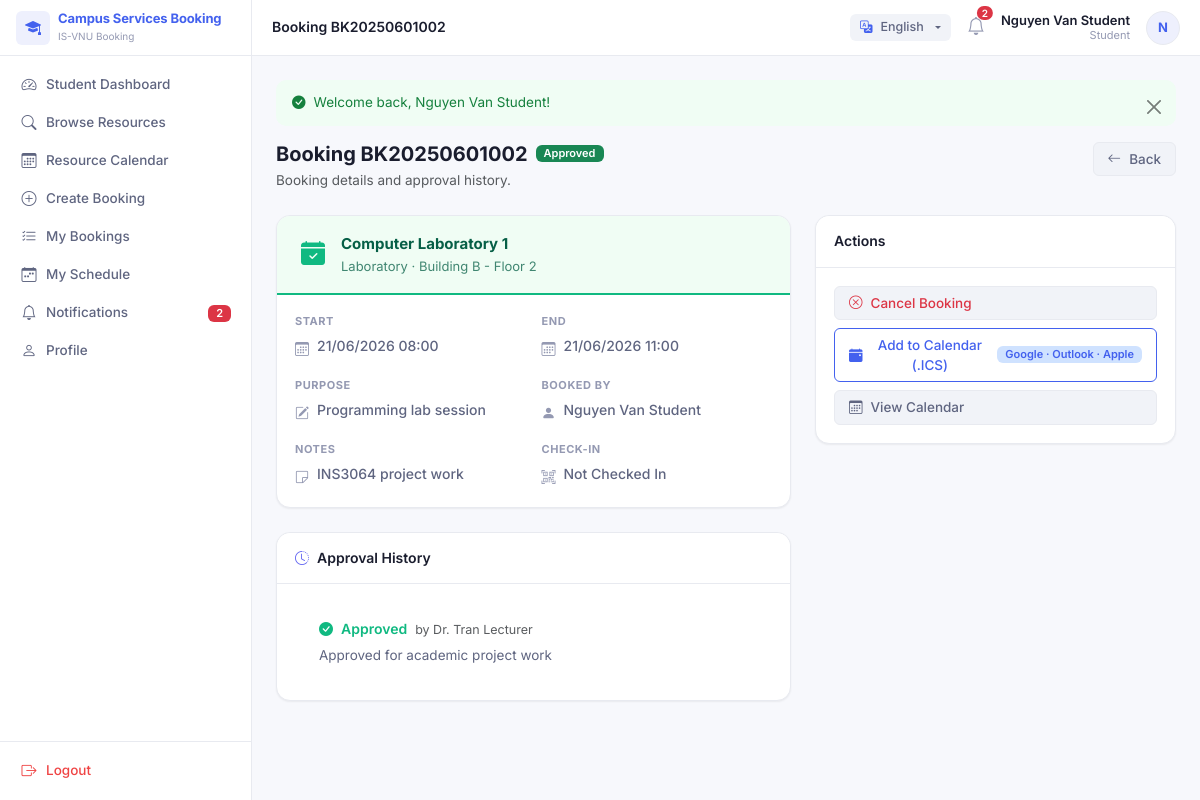
The app's page /index.php?page=bookings&action=show&id=2 (signed in) with its own data.
### tables this page shows
CREATE TABLE bookings (
  id INT UNSIGNED AUTO_INCREMENT PRIMARY KEY,
  booking_reference VARCHAR(30) NOT NULL UNIQUE,
  user_id INT UNSIGNED NOT NULL,
  resource_id INT UNSIGNED NOT NULL,
  start_datetime DATETIME NOT NULL,
  end_datetime DATETIME NOT NULL,
  purpose VARCHAR(255) NOT NULL,
  additional_notes TEXT,
  status ENUM('pending','approved','rejected','cancelled','completed','expired') NOT NULL DEFAULT 'pending',
  requires_approval TINYINT(1) NOT NULL DEFAULT 0,
  checked_in TINYINT(1) NOT NULL DEFAULT 0,
  check_in_time DATETIME DEFAULT NULL,
  is_no_show TINYINT(1) NOT NULL DEFAULT 0,
  qr_token VARCHAR(100) DEFAULT NULL UNIQUE,
  created_at TIMESTAMP DEFAULT CURRENT_TIMESTAMP,
  updated_at TIMESTAMP DEFAULT CURRENT_TIMESTAMP ON UPDATE CURRENT_TIMESTAMP,
  FOREIGN KEY (user_id) REFERENCES users(id) ON DELETE RESTRICT,
  FOREIGN KEY (resource_id) REFERENCES resources(id) ON DELETE RESTRICT,
  INDEX idx_bookings_user (user_id),
  INDEX idx_bookings_resource (resource_id),
  INDEX idx_bookings_status (status),
  INDEX idx_bookings_start (start_datetime),
  INDEX idx_bookings_end (end_datetime)
);

CREATE TABLE users (
  id INT UNSIGNED AUTO_INCREMENT PRIMARY KEY,
  department_id INT UNSIGNED DEFAULT NULL,
  full_name VARCHAR(150) NOT NULL,
  username VARCHAR(80) NOT NULL UNIQUE,
  email VARCHAR(150) NOT NULL UNIQUE,
  password_hash VARCHAR(255) NOT NULL,
  phone VARCHAR(20) DEFAULT NULL,
  student_code VARCHAR(30) DEFAULT NULL UNIQUE,
  staff_code VARCHAR(30) DEFAULT NULL UNIQUE,
  avatar VARCHAR(255) DEFAULT NULL,
  status ENUM('active','inactive','suspended') NOT NULL DEFAULT 'active',
  created_at TIMESTAMP DEFAULT CURRENT_TIMESTAMP,
  updated_at TIMESTAMP DEFAULT CURRENT_TIMESTAMP ON UPDATE CURRENT_TIMESTAMP,
  FOREIGN KEY (department_id) REFERENCES departments(id) ON DELETE SET NULL,
  INDEX idx_users_status (status)
);

CREATE TABLE resources (
  id INT UNSIGNED AUTO_INCREMENT PRIMARY KEY,
  category_id INT UNSIGNED NOT NULL,
  resource_code VARCHAR(50) NOT NULL UNIQUE,
  resource_name VARCHAR(150) NOT NULL,
  location VARCHAR(150) NOT NULL,
  capacity INT UNSIGNED DEFAULT 1,
  description TEXT,
  image VARCHAR(255) DEFAULT NULL,
  status ENUM('available','unavailable','maintenance','restricted') NOT NULL DEFAULT 'available',
  created_at TIMESTAMP DEFAULT CURRENT_TIMESTAMP,
  updated_at TIMESTAMP DEFAULT CURRENT_TIMESTAMP ON UPDATE CURRENT_TIMESTAMP,
  FOREIGN KEY (category_id) REFERENCES resource_categories(id) ON DELETE RESTRICT,
  INDEX idx_resources_category (category_id),
  INDEX idx_resources_status (status)
);

CREATE TABLE resource_categories (
  id INT UNSIGNED AUTO_INCREMENT PRIMARY KEY,
  category_name VARCHAR(100) NOT NULL UNIQUE,
  description TEXT,
  requires_approval TINYINT(1) NOT NULL DEFAULT 0,
  max_booking_hours_per_day DECIMAL(5,2) DEFAULT 4.00,
  max_booking_hours_per_week DECIMAL(5,2) DEFAULT 10.00,
  max_peak_slots_per_week INT UNSIGNED DEFAULT 2,
  cancellation_deadline_hours INT UNSIGNED DEFAULT 24,
  status ENUM('active','inactive') NOT NULL DEFAULT 'active',
  created_at TIMESTAMP DEFAULT CURRENT_TIMESTAMP,
  updated_at TIMESTAMP DEFAULT CURRENT_TIMESTAMP ON UPDATE CURRENT_TIMESTAMP
);

CREATE TABLE approvals (
  id INT UNSIGNED AUTO_INCREMENT PRIMARY KEY,
  booking_id INT UNSIGNED NOT NULL,
  approver_id INT UNSIGNED NOT NULL,
  decision ENUM('approved','rejected') NOT NULL,
  comment TEXT,
  decided_at DATETIME NOT NULL,
  created_at TIMESTAMP DEFAULT CURRENT_TIMESTAMP,
  FOREIGN KEY (booking_id) REFERENCES bookings(id) ON DELETE CASCADE,
  FOREIGN KEY (approver_id) REFERENCES users(id) ON DELETE RESTRICT,
  INDEX idx_approvals_booking (booking_id)
);

### app/views/bookings/detail.php (the view, shortened to what the rows shown need)
<?php
$statusColor = [
    'approved'  => ['bg' => '#f0fdf4', 'border' => '#10b981', 'text' => '#065f46'],
    'pending'   => ['bg' => '#fffbeb', 'border' => '#f59e0b', 'text' => '#78350f'],
    'rejected'  => ['bg' => '#fef2f2', 'border' => '#ef4444', 'text' => '#7f1d1d'],
    'cancelled' => ['bg' => '#f7f8fc', 'border' => '#9499b2', 'text' => '#5f6580'],
    'completed' => ['bg' => '#eef2ff', 'border' => '#6366f1', 'text' => '#312e81'],
];
$sc = $statusColor[$booking['status']] ?? $statusColor['pending'];
?>
<div class="d-flex align-items-start justify-content-between mb-4 flex-wrap gap-2">
  <div>
    <div class="d-flex align-items-center gap-2 mb-1">
      <h1 class="fw-bold mb-0" style="font-size:1.25rem">
        <?= e(__('Booking')) ?> <?= e($booking['booking_reference']) ?>
      </h1>
      <?= status_badge($booking['status']) ?>
    </div>
  </div>
</div>
<div class="row g-4">
  <div class="col-lg-7">
    <div class="card mb-4 border-0 shadow-sm rounded-3 overflow-hidden">
      <div class="px-4 py-3 d-flex align-items-center gap-3 rounded-top"
           style="background:<?= $sc['bg'] ?>;border-bottom:2px solid <?= $sc['border'] ?>">
        <div>
          <div class="fw-bold" style="color:<?= $sc['text'] ?>;font-size:15px">
            <?= e($booking['resource_name']) ?>
          </div>
          <div style="font-size:13px;color:<?= $sc['text'] ?>;opacity:.75">
            <?= e($booking['category_name'] ?? '') ?> · <?= e($booking['location'] ?? '') ?>
          </div>
        </div>
      </div>
    </div>
    <?php if (!empty($approvals)): ?>
    <div class="card mb-4 border-0 shadow-sm rounded-3">
      <div class="card-body p-0">
        <?php foreach ($approvals as $i => $a): ?>
        <div class="px-4 py-3 <?= $i > 0 ? 'border-top' : '' ?>">
          <div class="d-flex align-items-center gap-2 mb-1">
            <?php if ($a['decision'] === 'approved'): ?>
              <i class="bi bi-check-circle-fill" style="color:var(--success)"></i>
              <span class="fw-semibold" style="color:var(--success)"><?= e(__('Approved')) ?></span>
            <?php else: ?>
              <i class="bi bi-x-circle-fill" style="color:var(--danger)"></i>
              <span class="fw-semibold" style="color:var(--danger)"><?= e(__('Rejected')) ?></span>
            <?php endif; ?>
            <span class="text-muted" style="font-size:12.5px">by <?= e($a['approver_name']) ?></span>
          </div>
          <?php if (!empty($a['comment'])): ?>
          <p class="mb-0" style="font-size:13.5px;color:var(--text-sub)"><?= e($a['comment']) ?></p>
          <?php endif; ?>
        </div>
        <?php endforeach; ?>
      </div>
    </div>
    <?php endif; ?>
  </div>
</div>

### app/helpers/functions.php (shortened to what the rows shown need)
<?php
function url(string $path = ''): string
{
    $path = ltrim($path, '/');
    return APP_URL . ($path ? '/' . $path : '');
}
function e(?string $value): string
{
    return htmlspecialchars($value ?? '', ENT_QUOTES, 'UTF-8');
}
function status_badge(string $status, string $type = 'booking'): string
{
    $classes = [
        'booking' => [
            'pending' => 'bg-warning text-dark',
            'approved' => 'bg-success',
            'rejected' => 'bg-danger',
            'cancelled' => 'bg-secondary',
            'completed' => 'bg-primary',
            'expired' => 'bg-dark',
            'checked_in' => 'bg-info text-white',
            'no_show' => 'bg-danger text-white',
        ],
        'resource' => [
            'available' => 'bg-success',
            'unavailable' => 'bg-secondary',
            'maintenance' => 'bg-warning text-dark',
            'restricted' => 'bg-danger',
        ],
    ];
    $map = $classes[$type] ?? $classes['booking'];
    $class = $map[$status] ?? 'bg-secondary';
    $label = ucwords(str_replace('_', ' ', $status));
    return '<span class="badge ' . $class . '">' . e(__($label)) . '</span>';
}
function route_url(string $page, string $action = 'index', array $params = []): string
{
    $query = ['page' => $page];
    if ($action !== 'index') {
        $query['action'] = $action;
    }
    foreach ($params as $k => $v) {
        if ($v !== '' && $v !== null) {
            $query[$k] = $v;
        }
    }
    return url('index.php?' . http_build_query($query));
}
function is_active_nav(string $page, ?string $action = null): bool
{
    $currentPage = $_GET['page'] ?? 'dashboard';
    $currentAction = $_GET['action'] ?? 'index';
    if ($currentPage !== $page) {
        return false;
    }
    return $currentAction === $action;
}
function setting(string $key, $default = null, bool $refresh = false)
{
    static $settings = null;
    if ($settings === null || $refresh) {
        $settings = [];
        try {
            $db = Database::getInstance()->getConnection();
            $stmt = $db->query('SELECT setting_key, setting_value FROM settings');
            while ($row = $stmt->fetch()) {
                $settings[$row['setting_key']] = $row['setting_value'];
            }
        } catch (Throwable $e) {
        }
    }
    return $settings[$key] ?? $default;
}
function __(string $key): string
{
    static $dictionary = null;
    $lang = $_SESSION['lang'] ?? null;
    if ($lang === null) {
        $lang = setting('language_default', 'en');
    }
    if ($dictionary === null || $dictionary['lang'] !== $lang) {
        $file = APP_PATH . "/lang/{$lang}.php";
        if (file_exists($file)) {
            $dictionary = [
                'lang' => $lang,
                'data' => include $file
            ];
        } else {
            $dictionary = [
                'lang' => $lang,
                'data' => []
            ];
        }
    }
    return $dictionary['data'][$key] ?? $key;
}

### app/views/layouts/sidebar.php (shortened to what the rows shown need)
<?php
$role = Auth::primaryRole();
$user = Auth::user();
$unreadNotifications = 0;
if ($user) {
    $unreadNotifications = (new NotificationRepository())->countUnread((int) $user['id']);
}
?>
<nav id="sidebar" class="sidebar">
  <ul class="nav flex-column sidebar-nav" id="sidebarNav">
    <?php
    $groupId = 0;
    $inGroup = false;
    foreach ($navItems as $item):
        if (isset($item['group'])):
            if ($inGroup) echo '</ul></li>';
            $groupId++;
            $gid = 'sidebarGroup' . $groupId;
            $isOpen = 'true';
            $collapseClass = 'show';
            $inGroup = true;
    ?>
        <li class="nav-item sidebar-group-item">
          <a class="sidebar-group-toggle text-decoration-none"
             href="#<?= $gid ?>" data-bs-toggle="collapse" aria-expanded="<?= $isOpen ?>">
            <span class="sidebar-group-label-text"><?= e(__($item['group'])) ?></span>
            <i class="bi bi-chevron-down sidebar-chevron"></i>
          </a>
          <ul class="nav flex-column collapse <?= $collapseClass ?>" id="<?= $gid ?>">
    <?php
        else:
            $active = is_active_nav($item['page'], $item['action']);
    ?>
        <li class="nav-item">
          <a class="nav-link sidebar-link <?= $active ? 'active' : '' ?>" href="<?= route_url($item['page'], $item['action']) ?>">
            <i class="bi <?= e($item['icon']) ?>"></i><?= e(__($item['label'])) ?>
            <?php if ($item['page'] === 'notifications' && $unreadNotifications > 0): ?>
              <span class="badge bg-danger ms-auto"><?= $unreadNotifications ?></span>
            <?php endif; ?>
          </a>
        </li>
    <?php
        endif;
    endforeach;
    ?>
  </ul>
</nav>

### app/views/layouts/topbar.php (shortened to what the rows shown need)
<?php
$user = Auth::user();
$role = Auth::primaryRole();
$unreadNotifications = 0;
if ($user) {
    $unreadNotifications = (new NotificationRepository())->countUnread((int) $user['id']);
}
?>
<header class="topbar">
  <div class="d-flex align-items-center gap-3">
    <div class="dropdown">
      <button class="btn btn-sm btn-light border-0 dropdown-toggle d-flex align-items-center gap-2" type="button" id="langDropdown" data-bs-toggle="dropdown" aria-expanded="false">
      </button>
    </div>
    <a href="<?= route_url('notifications') ?>" class="position-relative text-decoration-none"
       style="color:var(--text-muted)" title="Notifications">
      <i class="bi bi-bell" style="font-size:18px"></i>
      <?php if ($unreadNotifications > 0): ?>
        <span class="position-absolute top-0 start-100 translate-middle badge rounded-pill bg-danger notification-badge">
          <?= $unreadNotifications ?>
        </span>
      <?php endif; ?>
    </a>
    <div class="d-none d-sm-flex flex-column text-end" style="line-height:1.2">
      <span class="fw-semibold" style="font-size:13px"><?= e($user['full_name'] ?? '') ?></span>
      <span style="font-size:11px;color:var(--text-muted)"><?= e(__($role)) ?></span>
    </div>
    <a href="<?= route_url('profile') ?>" class="avatar-circle text-decoration-none overflow-hidden p-0 d-flex align-items-center justify-content-center" title="Profile">
      <?php if (!empty($user['avatar'])): ?>
        <img src="<?= asset('avatars/' . $user['avatar']) ?>" alt="Avatar" style="width: 100%; height: 100%; object-fit: cover;">
      <?php else: ?>
        <?= strtoupper(substr($user['full_name'] ?? 'U', 0, 1)) ?>
      <?php endif; ?>
    </a>
  </div>
</header>

### records on screen
bookings: id "2", user.full_name "Nguyen Van Student", user.full_name "N", booking_reference "BK20250601002", status "Approved", resource.resource_name "Computer Laboratory 1", resource_categories.category_name "Laboratory", resource.location "Building B - Floor 2"
approvals: approver.full_name "Dr. Tran Lecturer", comment "Approved for academic project work"

### other values on screen
$displayName "Campus Services Booking"
__($item['label']) "Student Dashboard"
__($item['label']) "Browse Resources"
__($item['label']) "Resource Calendar"
__($item['label']) "Create Booking"
__($item['label']) "My Bookings"
__($item['label']) "My Schedule"
__($item['label']) "Notifications"
__($item['label']) "Profile"
__('Logout') "Logout"
__($title ?? '') "Booking BK20250601002"
__($role) "Student"
$msg "Welcome back, Nguyen Van Student!"
__('Booking') "Booking"
__('Booking details and approval history.') "Booking details and approval history."
